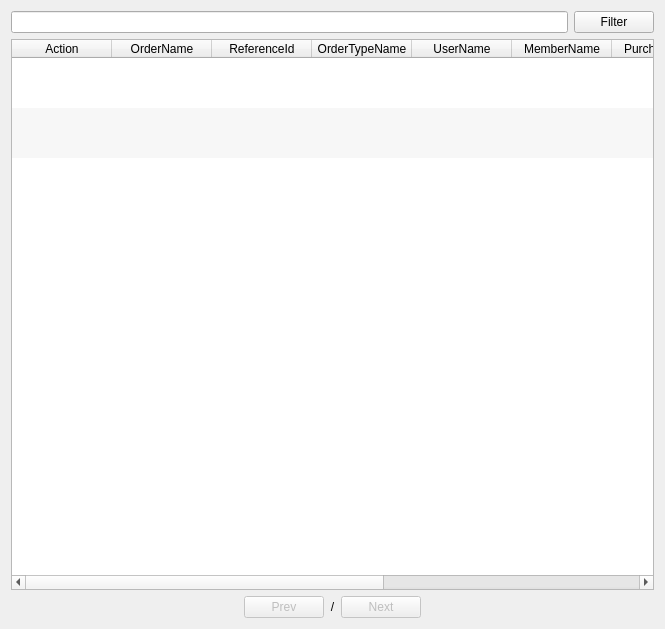
<?xml version="1.0" encoding="UTF-8"?>
<ui version="4.0">
 <class>FormManageReceipt</class>
 <widget class="QWidget" name="FormManageReceipt">
  <property name="geometry">
   <rect>
    <x>0</x>
    <y>0</y>
    <width>665</width>
    <height>629</height>
   </rect>
  </property>
  <property name="windowTitle">
   <string>Manage receipt</string>
  </property>
  <layout class="QHBoxLayout" name="horizontalLayout_3">
   <item>
    <layout class="QVBoxLayout" name="verticalLayout">
     <item>
      <layout class="QHBoxLayout" name="horizontalLayout">
       <item>
        <widget class="QLineEdit" name="lineEditFilter"/>
       </item>
       <item>
        <widget class="QPushButton" name="pushButtonFilter">
         <property name="text">
          <string>Filter</string>
         </property>
        </widget>
       </item>
      </layout>
     </item>
     <item>
      <widget class="QTableWidget" name="tableWidgetData">
       <property name="editTriggers">
        <set>QAbstractItemView::NoEditTriggers</set>
       </property>
       <property name="alternatingRowColors">
        <bool>true</bool>
       </property>
       <property name="selectionBehavior">
        <enum>QAbstractItemView::SelectRows</enum>
       </property>
       <property name="verticalScrollMode">
        <enum>QAbstractItemView::ScrollPerPixel</enum>
       </property>
       <property name="horizontalScrollMode">
        <enum>QAbstractItemView::ScrollPerPixel</enum>
       </property>
       <property name="showGrid">
        <bool>false</bool>
       </property>
       <property name="gridStyle">
        <enum>Qt::SolidLine</enum>
       </property>
       <property name="sortingEnabled">
        <bool>false</bool>
       </property>
       <property name="wordWrap">
        <bool>false</bool>
       </property>
       <attribute name="horizontalHeaderStretchLastSection">
        <bool>true</bool>
       </attribute>
       <attribute name="verticalHeaderVisible">
        <bool>false</bool>
       </attribute>
       <attribute name="verticalHeaderDefaultSectionSize">
        <number>50</number>
       </attribute>
       <attribute name="verticalHeaderMinimumSectionSize">
        <number>30</number>
       </attribute>
       <row>
        <property name="text">
         <string>New Row</string>
        </property>
       </row>
       <row>
        <property name="text">
         <string>New Row</string>
        </property>
       </row>
       <row>
        <property name="text">
         <string>New Row</string>
        </property>
       </row>
       <column>
        <property name="text">
         <string>Action</string>
        </property>
       </column>
       <column>
        <property name="text">
         <string>OrderName</string>
        </property>
       </column>
       <column>
        <property name="text">
         <string>ReferenceId</string>
        </property>
       </column>
       <column>
        <property name="text">
         <string>OrderTypeName</string>
        </property>
       </column>
       <column>
        <property name="text">
         <string>UserName</string>
        </property>
       </column>
       <column>
        <property name="text">
         <string>MemberName</string>
        </property>
       </column>
       <column>
        <property name="text">
         <string>PurchaseDate</string>
        </property>
       </column>
       <column>
        <property name="text">
         <string>GrandTotal</string>
        </property>
       </column>
       <column>
        <property name="text">
         <string>Payment</string>
        </property>
       </column>
       <column>
        <property name="text">
         <string>Change</string>
        </property>
       </column>
       <column>
        <property name="text">
         <string>UpdateTs</string>
        </property>
       </column>
      </widget>
     </item>
     <item>
      <layout class="QHBoxLayout" name="horizontalLayout_2">
       <item>
        <spacer name="horizontalSpacer">
         <property name="orientation">
          <enum>Qt::Horizontal</enum>
         </property>
         <property name="sizeHint" stdset="0">
          <size>
           <width>40</width>
           <height>20</height>
          </size>
         </property>
        </spacer>
       </item>
       <item>
        <widget class="QPushButton" name="pushButtonPrev">
         <property name="enabled">
          <bool>false</bool>
         </property>
         <property name="text">
          <string>Prev</string>
         </property>
        </widget>
       </item>
       <item>
        <widget class="QLabel" name="labelPageIndicator">
         <property name="text">
          <string>&lt;CurrentPage&gt;/&lt;TotalPage&gt;</string>
         </property>
         <property name="alignment">
          <set>Qt::AlignCenter</set>
         </property>
        </widget>
       </item>
       <item>
        <widget class="QPushButton" name="pushButtonNext">
         <property name="enabled">
          <bool>false</bool>
         </property>
         <property name="text">
          <string>Next</string>
         </property>
        </widget>
       </item>
       <item>
        <spacer name="horizontalSpacer_2">
         <property name="orientation">
          <enum>Qt::Horizontal</enum>
         </property>
         <property name="sizeHint" stdset="0">
          <size>
           <width>40</width>
           <height>20</height>
          </size>
         </property>
        </spacer>
       </item>
      </layout>
     </item>
    </layout>
   </item>
  </layout>
 </widget>
 <resources/>
 <connections/>
</ui>
